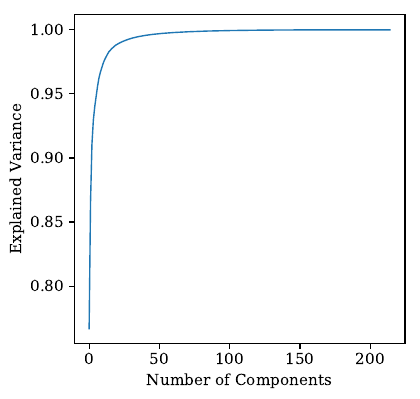

The script that saved this image:
import pandas as pd
import matplotlib.pyplot as plt
plt.style.use("thesis")

pca_df=pd.read_csv("Dimensionality/principle_components.csv")

fig,ax=plt.subplots(figsize=(4.27,4.27))
ax.plot(pca_df["Component"],pca_df["Cumulative"])
ax.set(xlabel="Number of Components",ylabel="Explained Variance")
fig.savefig("paperplots/pca.pdf",type="PDF",bbox_inches="tight")